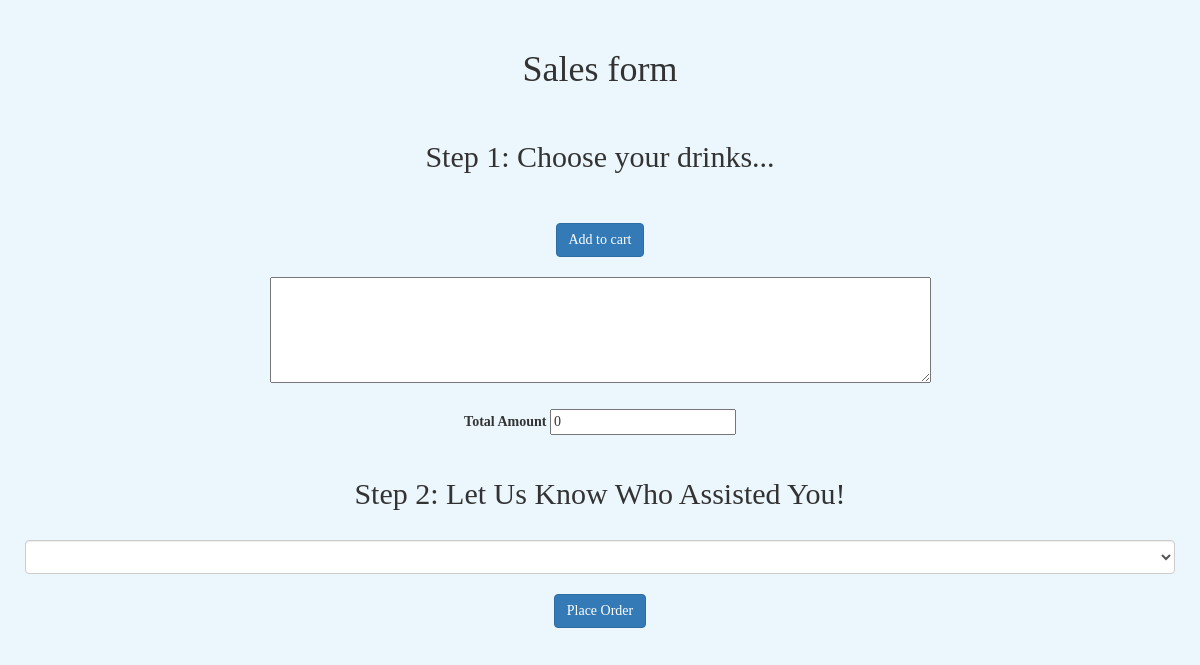
/sales/form, run on an earlier commit of the app's database.
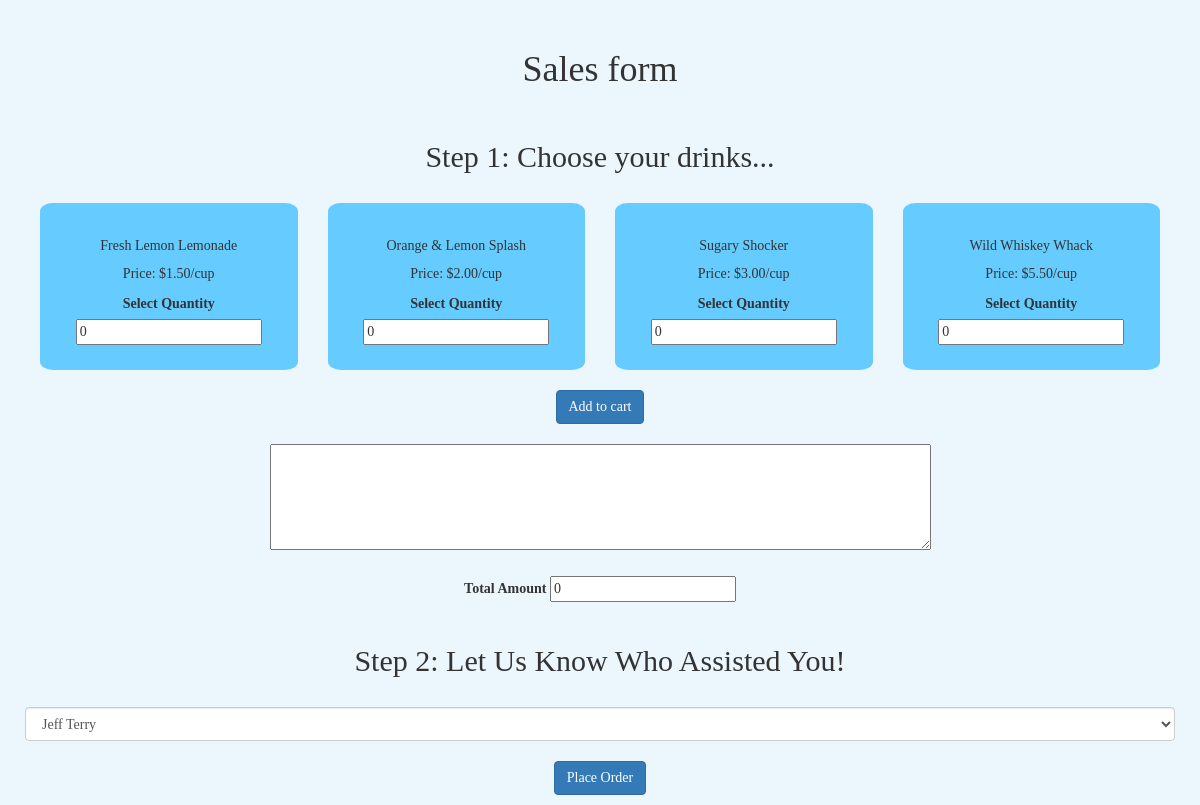
And on a later commit of the database.
### myapp/models.py (models this page shows)
class Product(models.Model):
    name = models.CharField(max_length = 50)
    price = models.CharField(max_length = 50)

### myapp/views.py (the view, shortened to what this page needs)
# urls.py: path('sales/form', views.sales),
def sales(request):
    context = {
        'sales_rep' : SalesRep.objects.all(),
        'products' : Product.objects.all()
    }
    return render(request, 'myapp/sales_form.html', context)

### myapp/templates/myapp/sales_form.html (shortened to what this page needs)
{% load static %}
<!DOCTYPE html>
<html lang="en" dir="ltr">
  <head>
        <link rel="stylesheet" href="https://maxcdn.bootstrapcdn.com/bootstrap/3.4.1/css/bootstrap.min.css">
      <link rel="stylesheet" href="{% static 'myapp/css/sales_form.css' %}">
  </head>
  <body>
    <div class="container">
      <div class="row">
      </div>
    </div>
    <form name="place_order" method="POST" action="/sales/form">
    <div class="container">
      <div class="row">
        <h1> Sales form </h1>
      </div>
    </div>
    <div class="container">
      <div class="row">
        <h2>Step 1: Choose your drinks...</h2>
      </div>
      <div class="row">
        {% for p in products %}
        <div class="col-lg-3">
          <div class="card">
            <div class="card-body item">
              <h5 class="card-title">{{p.name}}</h5>
              <p class="card-text">Price: $<span class="price">{{p.price}}</span>/cup</p>
              <label> Select Quantity </label><input class="quantity" name={{p.name}} type="number" value="0" min="0" oninput="validity.valid||(value='');">
            </div>
          </div>
        </div>
        {% endfor %}
      </div>
      <div class="row">
        <button type="button" class="btn btn-primary" onclick="add_items()"> Add to cart </button>
      </div>
      <div class="row">
        <textarea rows="5" cols="80" readonly id="order_items" name="order"> </textarea>
      </div>
      <div class="row">
        <label> Total Amount </label> <input id="total" readonly name="total" value=0 />
      </div>
    </div>
    <div class="container">
      <div class="row">
        <h2>Step 2: Let Us Know Who Assisted You!</h2>
      </div>
      <div class="row">
      <select name="sales_rep" class="form-control">
        {% for rep in sales_rep %}
          <option value="{{rep.id}}"> {{rep.EmployeeName}} </option>
        {% endfor %}
      </select>
    </div>
    </div>
    <div class="container">
      <div class="row">
        <input type="submit" class="btn btn-primary" value="Place Order" />
      </div>
    </div>
  </form>
  </body>
</html>

### myapp/static/myapp/css/sales_form.css (style rules this page uses)
body { background-color: #ebf7fc; font-family: "Times New Roman", Times, serif; }
.card { display: inline-block; text-align: center; background-color: #66CCFF; border-radius: 5%; }
.row { text-align: center; padding: 10px; }
.card-body { padding: 10%; }

What changed in the data, as far as the page shows it:
added Product: name "Fresh Lemon Lemonade", price "1.50"
added Product: name "Orange & Lemon Splash", price "2.00"
added Product: name "Sugary Shocker", price "3.00"
added Product: name "Wild Whiskey Whack", price "5.50"
Also different on the page:
form field sales_rep: (not shown) → "Jeff Terry"
